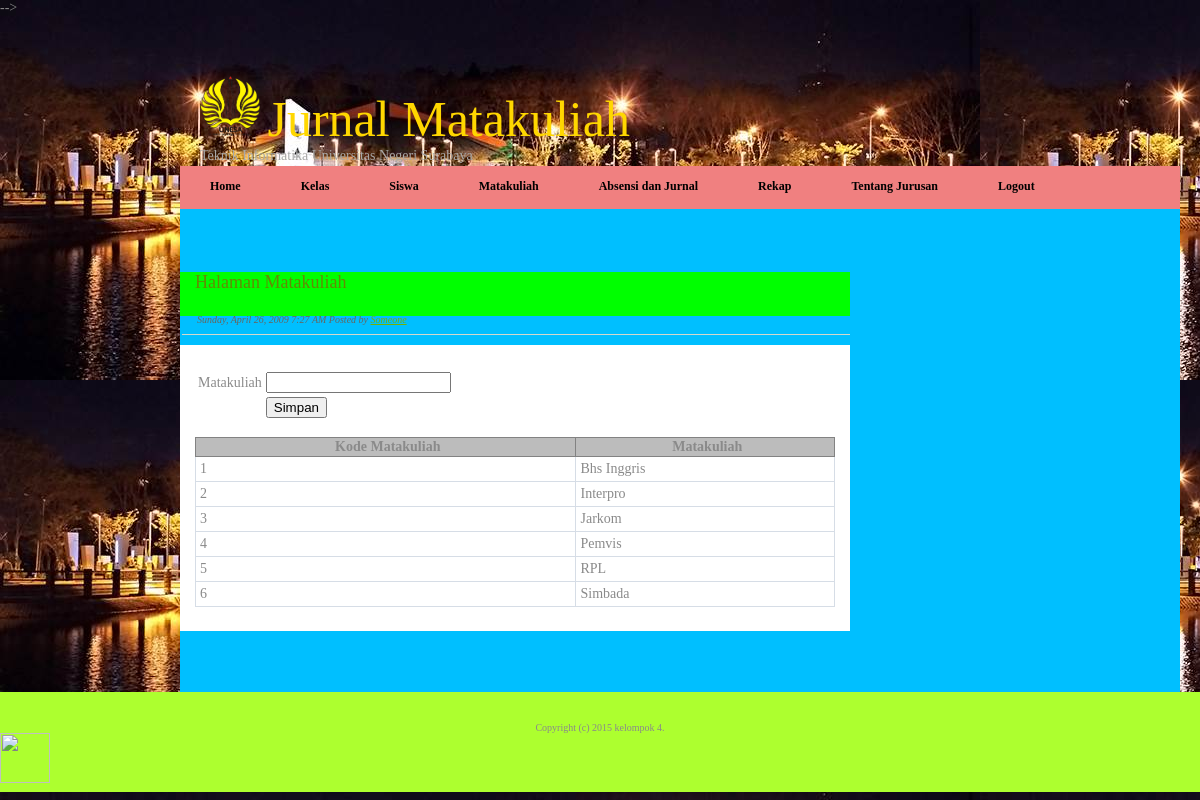
/admin.php?page=mk (signed in), run on the app's committed database.
### tables this page shows
CREATE TABLE `matakuliah` (
  `kd_mk` int(11) NOT NULL auto_increment,
  `nm_mk` varchar(20) NOT NULL,
  `kd_kelas` int(11) NOT NULL,
  `kd_dosen` int(11) NOT NULL,
  PRIMARY KEY  (`kd_mk`),
  KEY `kd_kelas` (`kd_kelas`),
  KEY `kd_dosen` (`kd_dosen`)
);

### mk.php (the view, shortened to what this page needs)
<div class="post">
	<h2 class="title"><a href="#">Halaman Matakuliah</a></h2>
	<p class="meta"><em>Sunday, April 26, 2009 7:27 AM Posted by <a href="#">Someone</a></em></p>
	<div class="entry">
		<p>
		<form action="?page=mk" method="post">
		<table>
		<tr>
			<td>Matakuliah</td><td><input type="text" size="20" name="nm_mk" /></td>
		</tr>
		<tr>
			<td></td><td><input type="submit" value="Simpan" /></td>
		</tr>
		</table>
		</form>
		<?php
		include "conn.php";
		$view=mysql_query("select * from matakuliah order by nm_mk asc");
		?>
		<br />
		<table class="datatable">
		<tr><th>Kode Matakuliah</th><th>Matakuliah</th></tr>
		<?php
		while($row=mysql_fetch_array($view)){
		?>
		<tr><td><?php echo $c=$c+1;?></td><td><?php echo $row['nm_mk'];?></td></tr>
		<?php
		}
		?>
		</table>
		</p>
  	</div>
</div>

### style.css (style rules this page uses)
body { margin: 0; padding: 0; background-image:ketintang; font-family: verdana; font-size: 14px; color: #8A8A8A; }
h1, h2, h3 { margin: 0; font-weight: normal; color: #618C04; }
h2 { font-size: 14px; }
p, ul, ol { margin-top: 0; line-height: 240%; text-align: justify; }
a { color: #77B003; }
.post { margin-bottom: 45px; }
.post .title { height: 44px; padding-left: 15px; background: lime; }
.post .title a { text-decoration: none; font-size: 18px; color: #618C04; }
.post .meta { margin-top: -8px; margin-left: 2px; padding: 0px 30px 2px 15px; border-bottom: 1px solid #D4D8CB; font-family: verdana; font-weight: normal; font-size: 10px; color: #66665E; }
.post .entry { margin-bottom: 10px; padding: 10px 15px 10px 15px; background: white; }
.datatable { border: 1px solid #D6DDE6; border-collapse: collapse; width: 100%; }
.datatable td { border: 1px solid #D6DDE6; padding: 4px; }
.datatable th { border: 1px solid #828282; background-color: #BCBCBC; font-weight: bold; text-align: left; padding-left: 4px; padding-right: 0px; text-align:center; }

### data on the page
matakuliah: nm_mk "Bhs Inggris"
matakuliah: c "2", nm_mk "Interpro"
matakuliah: c "3", nm_mk "Jarkom"
matakuliah: c "4", nm_mk "Pemvis"
matakuliah: c "5", nm_mk "RPL"
matakuliah: c "6", nm_mk "Simbada"
